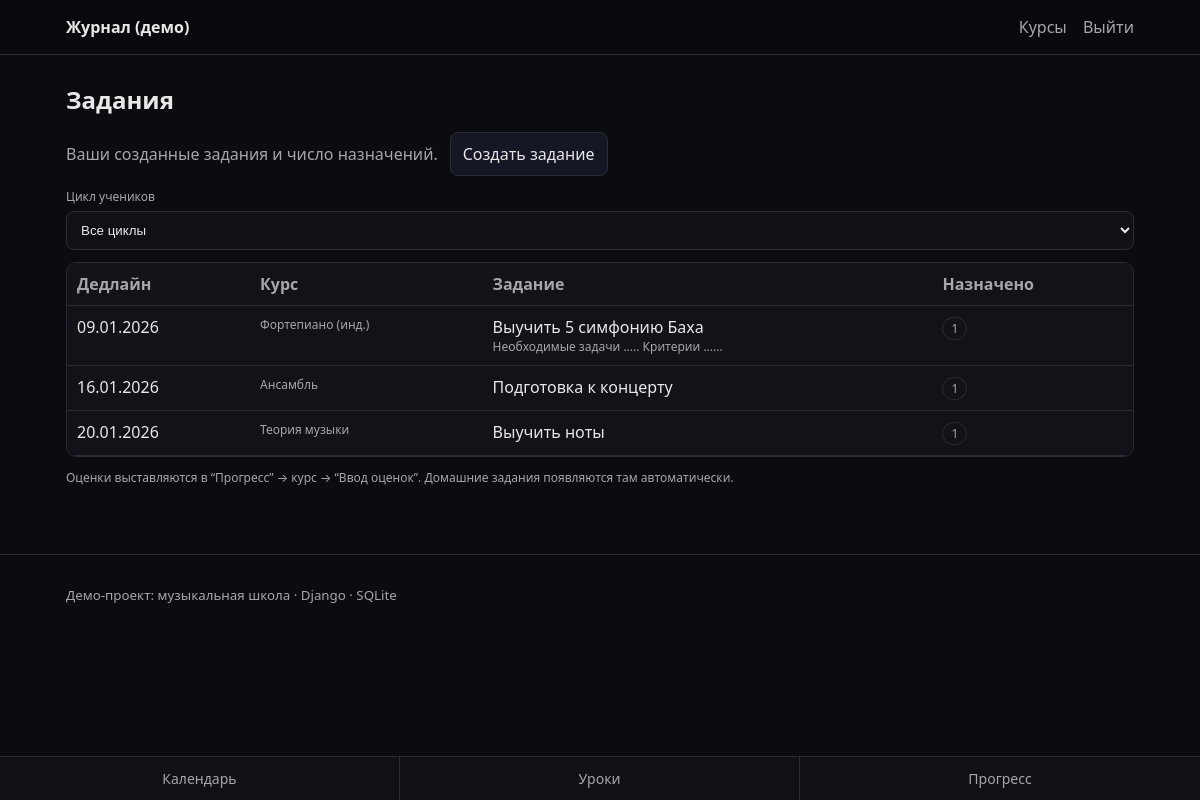
Page /assignments/ (signed in) on the earlier database version.
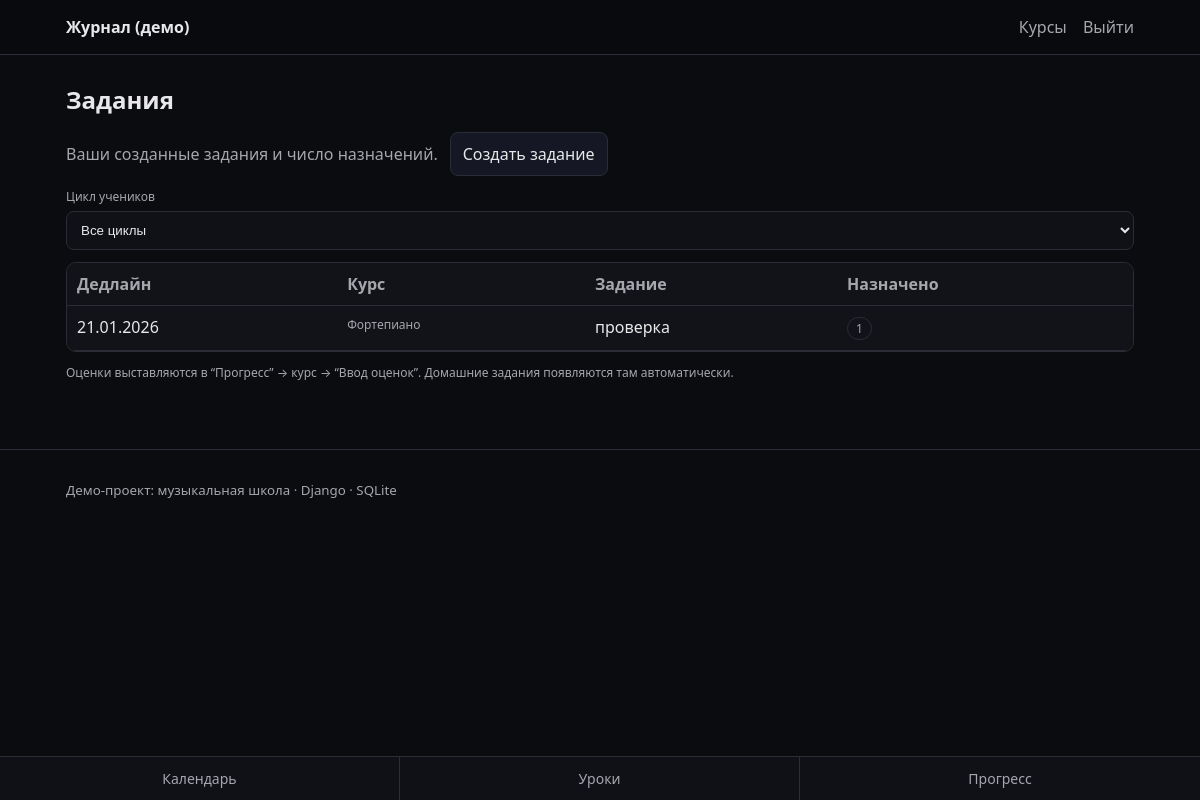
Same page on the later database version.
### apps/homework/models.py (models this page shows, shortened)
class Assignment(models.Model):
    course = models.ForeignKey(Course, on_delete=models.CASCADE, related_name="assignments")
    title = models.CharField(max_length=200)
    description = models.TextField(blank=True, default="")
    due_date = models.DateField()
    created_by = models.ForeignKey(
        settings.AUTH_USER_MODEL,
        on_delete=models.CASCADE,
        related_name="created_assignments",
    )
    created_at = models.DateTimeField(auto_now_add=True)
    class Meta:
        ordering = ("due_date", "id")

### apps/school/models.py (models this page shows, shortened)
class Course(models.Model):
    name = models.CharField(max_length=200)
    course_type = models.ForeignKey(CourseType, on_delete=models.PROTECT, related_name="courses")
    teacher = models.ForeignKey(
        settings.AUTH_USER_MODEL,
        on_delete=models.SET_NULL,
        null=True,
        blank=True,
        related_name="teaching_courses",
    )

### apps/homework/views.py (the view, shortened to what this page needs)
# urls.py: path("assignments/", assignment_list, name="assignment_list"),
@login_required
def assignment_list(request):
    profile = request.user.profile
    cycle = request.GET.get("cycle") or ""
    if profile.role == Profile.Role.TEACHER:
        qs = Assignment.objects.filter(created_by=request.user).select_related("course")
        if cycle:
            qs = qs.filter(targets__student__profile__cycle=cycle).distinct()
        qs = qs.order_by("due_date", "id")
        rows = []
        for a in qs:
            targets_qs = a.targets.all()
            if cycle:
                targets_qs = targets_qs.filter(student__profile__cycle=cycle)
            count_targets = targets_qs.count()
            rows.append({"assignment": a, "count_targets": count_targets})
        return render(
            request,
            "homework/assignment_list.html",
            {"mode": "TEACHER", "rows": rows, "cycle": cycle, "cycle_options": Profile.Cycle.choices},
        )

### templates/homework/assignment_list.html (shortened to what this page needs)
{% extends "base.html" %}
{% block content %}
  <h1>Задания</h1>
  {% if mode == "TEACHER" %}
    <div style="display:flex; gap:12px; align-items:center; flex-wrap:wrap;">
      <p class="muted" style="margin:0;">Ваши созданные задания и число назначений.</p>
      <a class="btn" href="/assignments/create/">Создать задание</a>
    </div>
    <form method="get" class="form-row" style="margin: 12px 0;">
      <label class="muted small" for="cycle">Цикл учеников</label>
      <select id="cycle" name="cycle" class="input" onchange="this.form.submit()">
        <option value="">Все циклы</option>
      </select>
    </form>
    {% if not rows %}
      <p class="muted">Вы ещё не создавали задания.</p>
    {% else %}
      <div class="table-wrap">
        <table class="table">
          <thead>
            <tr>
              <th>Дедлайн</th>
              <th>Курс</th>
              <th>Задание</th>
              <th>Назначено</th>
            </tr>
          </thead>
          <tbody>
            {% for r in rows %}
              <tr>
                <td>{{ r.assignment.due_date|date:"d.m.Y" }}</td>
                <td class="muted small">{{ r.assignment.course.name }}</td>
                <td>
                  <div>{{ r.assignment.title }}</div>
                  {% if r.assignment.description %}
                    <div class="muted small">{{ r.assignment.description }}</div>
                  {% endif %}
                </td>
                <td><span class="tag">{{ r.count_targets }}</span></td>
              </tr>
            {% endfor %}
          </tbody>
        </table>
      </div>
      <p class="muted small">
        Оценки выставляются в “Прогресс” → курс → “Ввод оценок”. Домашние задания появляются там автоматически.
      </p>
    {% endif %}
  {% else %}
    <p class="muted">Недоступно.</p>
  {% endif %}
{% endblock %}

### templates/base.html (shortened to what this page needs)
{% load static %}
<!doctype html>
<html lang="ru">
<head>
  <link rel="stylesheet" href="{% static 'css/main.css' %}">
</head>
<body>
  <header class="site-header">
    <div class="container header-row">
      <div class="brand">
        <a href="/dashboard">Журнал (демо)</a>
      </div>
      <nav class="nav">
        {% if user.is_authenticated %}
          <a href="/courses/">Курсы</a>
          <a href="/logout">Выйти</a>
        {% else %}
          <a href="/login">Вход</a>
        {% endif %}
      </nav>
    </div>
  </header>
  <main class="container">
    {% block content %}{% endblock %}
  </main>
  <footer class="site-footer">
    <div class="container">
      <small>Демо-проект: музыкальная школа · Django · SQLite</small>
    </div>
  </footer>
  {% if user.is_authenticated %}
    <nav class="bottom-nav">
      <a class="bottom-link {% if request.path|slice:':10' == '/calendar/' %}active{% endif %}"
       href="/calendar/">Календарь</a>
      <a class="bottom-link {% if request.path|slice:':9' == '/lessons/' %}active{% endif %}"
       href="/lessons/">Уроки</a>
      <a class="bottom-link {% if request.path|slice:':8' == '/courses/' or '/grades/' in request.path %}active{% endif %}"
       href="/courses/">Прогресс</a>
  </nav>
{% endif %}
</body>
</html>

### static/css/main.css (style rules this page uses)
:root { --bg: #0b0c10; --panel: #111318; --text: #e8e8ea; --muted: #a6a6ad; --border: #2a2d36; --accent: #6aa8ff; --error: #ff6a6a; --ok: #7dff9b; }
* { box-sizing: border-box; }
body { margin: 0; font-family: system-ui, -apple-system, Segoe UI, Roboto, Arial, sans-serif; background: var(--bg); color: var(--text); }
a { color: var(--accent); text-decoration: none; }
.container { max-width: 1100px; margin: 0 auto; padding: 16px; }
.site-header { border-bottom: 1px solid var(--border); background: rgba(0,0,0,0.2); }
.header-row { display: flex; align-items: center; justify-content: space-between; gap: 12px; }
.brand a { color: var(--text); font-weight: 600; }
.nav a { margin-left: 12px; color: var(--muted); }
.site-footer { border-top: 1px solid var(--border); margin-top: 40px; padding: 12px 0; color: var(--muted); }
h1 { font-size: 24px; margin: 12px 0 16px; }
.form-row { display: grid; gap: 6px; }
label { color: var(--muted); font-size: 14px; }
.input, input, textarea, select { width: 100%; padding: 10px 10px; border-radius: 8px; border: 1px solid var(--border); background: #0f1116; color: var(--text); outline: none; }
.btn { display: inline-block; padding: 10px 12px; border-radius: 8px; border: 1px solid var(--border); background: #151824; color: var(--text); cursor: pointer; }
.muted { color: var(--muted); }
.small { font-size: 12px; }
.tag { display: inline-block; padding: 2px 8px; border-radius: 999px; border: 1px solid var(--border); color: var(--muted); font-size: 12px; }
.table-wrap { overflow-x: auto; border: 1px solid var(--border); border-radius: 10px; }
.table { width: 100%; border-collapse: collapse; background: var(--panel); }
.table th, .table td { padding: 10px; border-bottom: 1px solid var(--border); vertical-align: top; }
.table th { text-align: left; color: var(--muted); font-weight: 600; }
body { padding-bottom: 64px; }
.bottom-nav { position: fixed; left: 0; right: 0; bottom: 0; border-top: 1px solid var(--border); background: rgba(17, 19, 24, 0.92); backdrop-filter: blur(8px); display: grid; grid-template-columns: repeat(auto-fit, minmax(0, 1fr)); z-index: 1000; }
.bottom-link { text-align: center; padding: 12px 10px; color: var(--muted); font-size: 14px; border-right: 1px solid var(--border); }
.bottom-link:last-child { border-right: none; }

Differences in the rows shown:
removed Assignment: assignment.due_date "09.01.2026", assignment.course.name "Фортепиано (инд.)", assignment "Выучить 5 симфонию Баха", assignment.description "Необходимые задачи ..... Критерии ......", count_targets "1"
removed Assignment: assignment.due_date "16.01.2026", assignment.course.name "Ансамбль", assignment "Подготовка к концерту", count_targets "1"
removed Assignment: assignment.due_date "20.01.2026", assignment.course.name "Теория музыки", assignment "Выучить ноты", count_targets "1"
added Assignment: assignment.due_date "21.01.2026", assignment.course.name "Фортепиано", assignment "проверка", count_targets "1"
